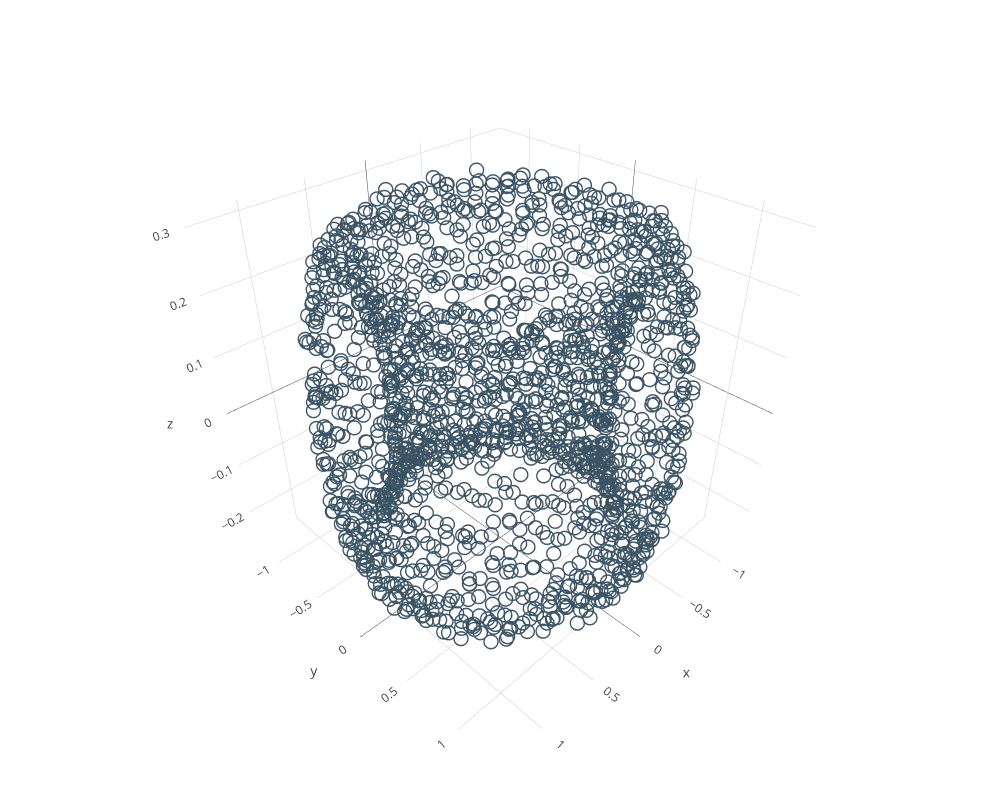

Source (notebook cell):
### Code cell
ezplot_pjs(p_homology)

### Figure 1 — Plotly figure (JSON) as saved in the notebook; plotly's stock layout.template omitted (floating-point values rounded to 4 significant figures; data arrays with more than 128 entries replaced by an {"elided": "..."} marker saying what was removed)
{"data": [{"autocolorscale": false, "marker": {"color": "rgb[250,250,250]", "line": {"color": "rgb[250,250,250]", "width": 2}, "opacity": 1, "size": 5, "symbol": "circle-open"}, "mode": "markers", "type": "scatter3d", "x": {"elided": "1800 float values"}, "y": {"elided": "1800 float values"}, "z": {"elided": "1800 float values"}}], "layout": {"height": 800, "hovermode": "closest", "margin": {"b": 50, "l": 50, "r": 50, "t": 50}, "scene": {"aspectmode": "manual", "aspectratio": {"x": 1, "y": 0.9982}}, "showlegend": false, "width": 1000}}
